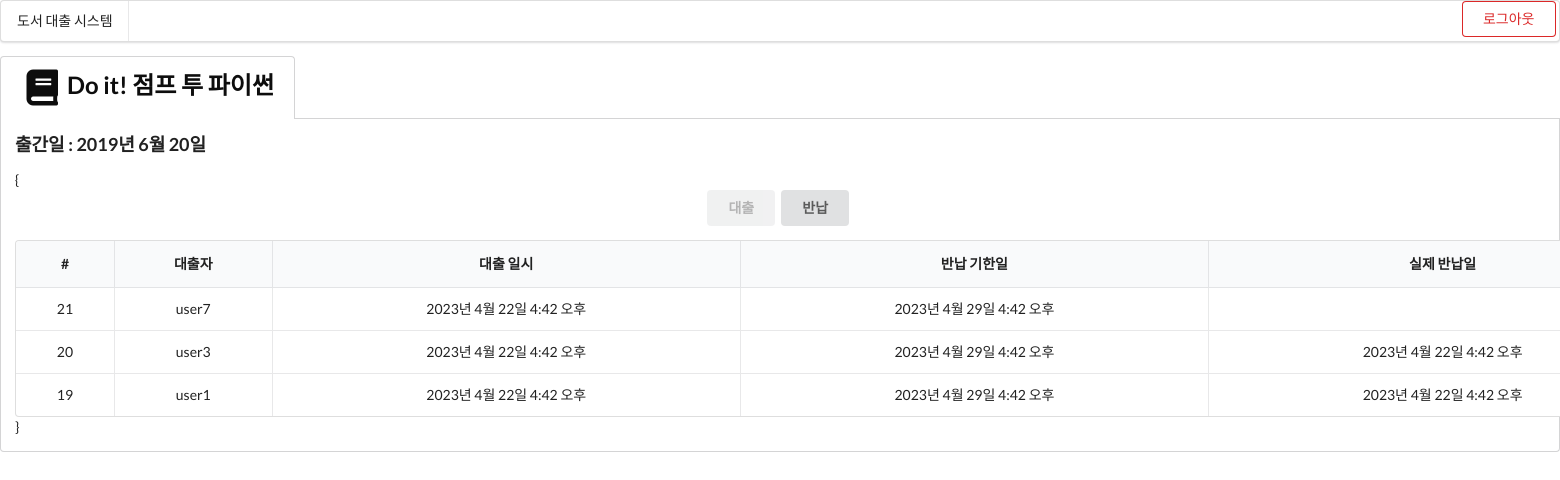
/books/11 (signed in), run on the app's committed database.
### book/models.py (models this page shows, shortened)
class Book(models.Model):
    author = models.ForeignKey('author.Author', null=False, blank=False, on_delete=models.CASCADE, verbose_name='저자')
    title = models.CharField(max_length=50, verbose_name='제목')
    published_at = models.DateField(verbose_name='출간일')
    class Meta:
        db_table = 'books'
        verbose_name = '도서'
        verbose_name_plural = '도서 목록'
    @classmethod
    def get_single_book_by_id(cls, book_id: int) -> 'Book':
        return get_object_or_404(cls, id=book_id)
    def get_borrow_histories_order_by_borrowed_at_desc(self) -> QuerySet[BorrowHistory]:
        return BorrowHistory.objects.filter(book=self).order_by('-borrowed_at')
    def is_checked_out(self) -> bool:
        borrow_histories = self.get_borrow_histories_order_by_borrowed_at_desc()
        return borrow_histories.filter(Q(returned_at=None)).exists()

### book_borrow/models.py (models this page shows, shortened)
class BorrowHistory(models.Model):
    book = models.ForeignKey('book.Book', null=False, blank=False, on_delete=models.CASCADE, verbose_name='대상 도서')
    user = models.ForeignKey(User, null=False, blank=False, on_delete=models.CASCADE, verbose_name='대출 사용자')
    borrowed_at = models.DateTimeField(auto_now_add=True, verbose_name='대출일')
    return_deadline = models.DateTimeField(verbose_name='반납 기한')
    returned_at = models.DateTimeField(null=True, blank=True, verbose_name='반납일')
    class Meta:
        db_table = 'book_rentals'
        verbose_name = '대출 이력'
        verbose_name_plural = '대출 이력 목록'
    def is_overdue(self):
        return self.return_deadline <= datetime.now()
    def is_returned(self):
        return self.returned_at is not None

### book/views.py (the view)
# urls.py: path('<int:book_id>', views.book_detail, name='detail'),
def book_detail(request, book_id: int):
    context = {}
    book = Book.get_single_book_by_id(book_id)
    context['book'] = book
    borrow_histories = book.get_borrow_histories_order_by_borrowed_at_desc()
    context['borrow_histories'] = borrow_histories
    return render(request, 'book/detail.html', context)

### templates/book/detail.html
{% extends 'base.html' %} {% block content %}
    <div class="ui top attached tabular menu">
        <div class="active item">
            <h2><i class="large book icon"></i>{{ book.title }}</h2>
        </div>
    </div>
    <div class="ui bottom attached active tab segment">
        <h3>출간일 : {{ book.published_at }}</h3>
        { {% include 'book/borrow-histories.html' %} }
    </div>
{% endblock %}

### templates/book/borrow-histories.html (shortened to what this page needs)
<p style="text-align: center">
    {% if book.is_checked_out %}
        <button class="ui button disabled">대출</button>
        <a href="{% url 'book_borrow:give-back' book.id %}">
            <button class="ui button">반납</button>
        </a>
    {% else %}
        <a href="{% url 'book_borrow:borrow' book.id %}">
            <button class="ui button" data-tooltip="오늘로부터 7일">대출</button>
        </a>
        <button class="ui button disabled">반납</button>
    {% endif %}
</p>
<table
        class="ui celled selectable table center aligned"
        style="width: 130rem; margin-left: auto; margin-right: auto"
>
    <thead>
    <tr>
        <th>#</th>
        <th>대출자</th>
        <th>대출 일시</th>
        <th>반납 기한일</th>
        <th>실제 반납일</th>
    </tr>
    </thead>
    <tbody>
    {% if borrow_histories %} {% for borrow_history in borrow_histories %}
        <tr>
            <td data-label="#">{{ borrow_history.id }}</td>
            <td data-label="대출자">{{ borrow_history.user.username }}</td>
            <td data-label="대출 일시">{{ borrow_history.borrowed_at }}</td>
            <td data-label="반납 기한일">{{ borrow_history.return_deadline }}</td>
            <td data-label="실제 반납일">
                {{ borrow_history.returned_at | default_if_none:'' }}
            </td>
        </tr>
    {% endfor %} {% else %}
        <tr>
            <td></td>
            <td colspan="4" style="text-align: center">대출 이력이 없습니다.</td>
            <td data-label="상태" style="background: lightskyblue">대출 가능</td>
        </tr>
    {% endif %}
    </tbody>
</table>

### data on the page
Book: title "Do it! 점프 투 파이썬", published_at "2019년 6월 20일"
BorrowHistory: id "21", user.username "user7", borrowed_at "2023년 4월 22일 4:42 오후", return_deadline "2023년 4월 29일 4:42 오후"
BorrowHistory: id "20", user.username "user3", borrowed_at "2023년 4월 22일 4:42 오후", return_deadline "2023년 4월 29일 4:42 오후", returned_at "2023년 4월 22일 4:42 오후"
BorrowHistory: id "19", user.username "user1", borrowed_at "2023년 4월 22일 4:42 오후", return_deadline "2023년 4월 29일 4:42 오후", returned_at "2023년 4월 22일 4:42 오후"
